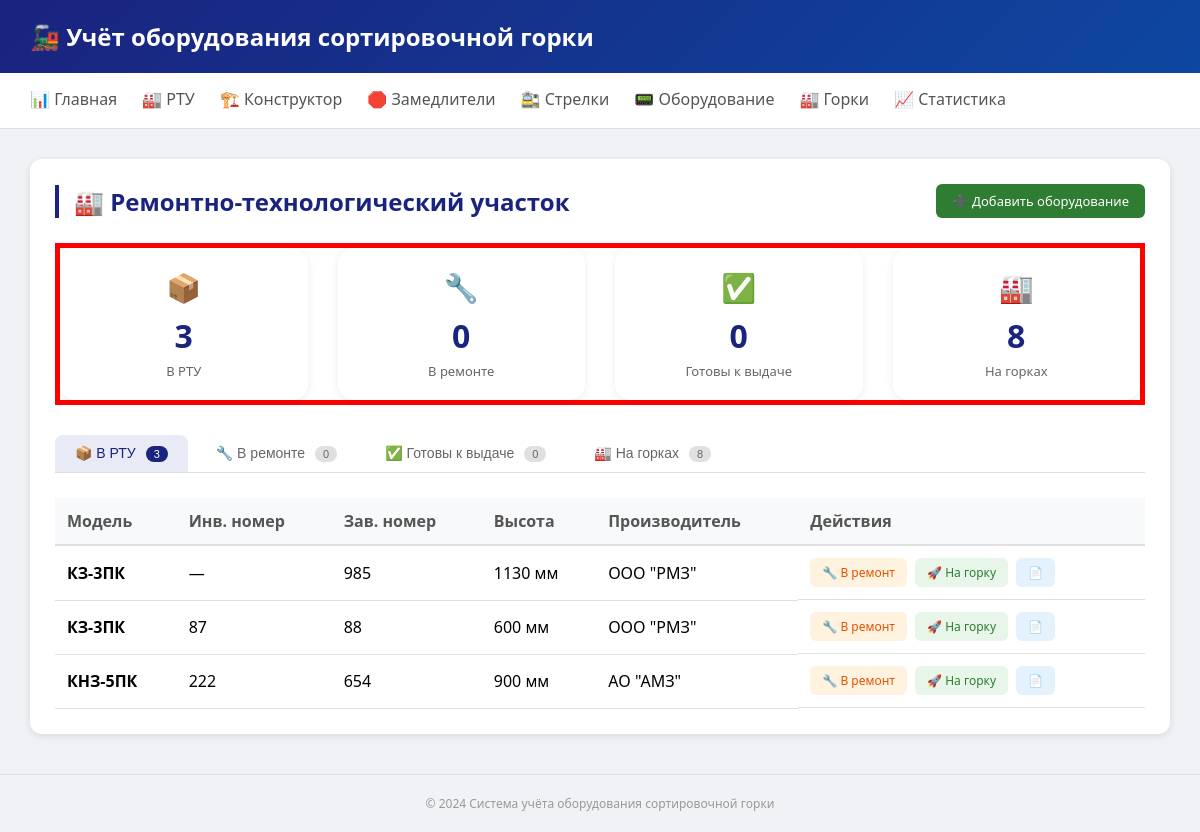
Screenshot of /rtu/ with the database file from the repository.
### tables this page shows
CREATE TABLE devices (
        id INTEGER PRIMARY KEY AUTOINCREMENT,
        equipment_type_id INTEGER NOT NULL,
        park_id INTEGER,
        track_section_id INTEGER,
        brake_position_id INTEGER,
        
        model TEXT,
        inv_number TEXT UNIQUE,
        serial_number TEXT,
        
        location_detail TEXT,
        mount_date DATE,
        
        params TEXT,
        
        manufacture_date DATE,
        install_date DATE,
        last_check_date DATE,
        
        status TEXT DEFAULT 'active',
        notes TEXT, rtu_batch_id INTEGER, manufacturer TEXT, passport_data TEXT, height_mm INTEGER, network_number TEXT, be TEXT DEFAULT "5067", os6_name TEXT, os6_install_year INTEGER, os6_last_repair INTEGER, os6_last_modernization INTEGER,
        
        FOREIGN KEY (equipment_type_id) REFERENCES equipment_types(id),
        FOREIGN KEY (park_id) REFERENCES parks(id),
        FOREIGN KEY (track_section_id) REFERENCES track_sections(id),
        FOREIGN KEY (brake_position_id) REFERENCES brake_positions(id)
    );

### routers/rtu.py (the view)
@router.get("/", response_class=HTMLResponse)
async def rtu_home(request: Request):
    conn = get_db()
    cursor = conn.cursor()
    cursor.execute("""
        SELECT d.*, et.name as type_name, et.icon
        FROM devices d
        JOIN equipment_types et ON d.equipment_type_id = et.id
        WHERE d.status = 'in_rtu'
        AND NOT EXISTS (SELECT 1 FROM repair_orders r WHERE r.device_id = d.id AND r.completed_date IS NULL)
        ORDER BY d.id DESC
    """)
    in_rtu = cursor.fetchall()
    cursor.execute("""
        SELECT d.*, et.name as type_name, et.icon, r.id as repair_id, r.repair_type, r.defects, r.received_date as repair_date
        FROM devices d
        JOIN equipment_types et ON d.equipment_type_id = et.id
        JOIN repair_orders r ON d.id = r.device_id
        WHERE d.status = 'in_repair' AND r.completed_date IS NULL
        ORDER BY r.received_date DESC
    """)
    in_repair = cursor.fetchall()
    cursor.execute("""
        SELECT d.*, et.name as type_name, et.icon, r.completed_date
        FROM devices d
        JOIN equipment_types et ON d.equipment_type_id = et.id
        JOIN repair_orders r ON d.id = r.device_id
        WHERE d.status = 'in_rtu' AND r.completed_date IS NOT NULL
        ORDER BY r.completed_date DESC
    """)
    ready = cursor.fetchall()
    cursor.execute("""
        SELECT d.*, et.name as type_name, et.icon, p.name as park_name,
               rd.tor_position, rd.total_operations
        FROM devices d
        JOIN equipment_types et ON d.equipment_type_id = et.id
        LEFT JOIN parks p ON d.park_id = p.id
        LEFT JOIN retarders rd ON d.id = rd.device_id
        WHERE d.status = 'active'
        ORDER BY d.id DESC
    """)
    active = cursor.fetchall()
    conn.close()
    return templates.TemplateResponse("rtu.html", {
        "request": request,
        "in_rtu": in_rtu,
        "in_repair": in_repair,
        "ready": ready,
        "active": active
    })

### templates/rtu.html (shortened to what this page needs)
{% extends "base.html" %}
{% block content %}
<div class="card">
    <div style="display: flex; justify-content: space-between; align-items: center; margin-bottom: 25px; flex-wrap: wrap; gap: 15px;">
        <h2 style="margin: 0;">🏭 Ремонтно-технологический участок</h2>
        <a href="/rtu/device/add" class="btn btn-primary" style="background: #2e7d32;">➕ Добавить оборудование</a>
    </div>
    <div class="rtu-stats">
        <div class="stat-card">
            <div class="icon">📦</div>
            <div class="number">{{ in_rtu|length }}</div>
            <div class="label">В РТУ</div>
        </div>
        <div class="stat-card">
            <div class="icon">🔧</div>
            <div class="number">{{ in_repair|length }}</div>
            <div class="label">В ремонте</div>
        </div>
        <div class="stat-card">
            <div class="icon">✅</div>
            <div class="number">{{ ready|length }}</div>
            <div class="label">Готовы к выдаче</div>
        </div>
        <div class="stat-card">
            <div class="icon">🏭</div>
            <div class="number">{{ active|length }}</div>
            <div class="label">На горках</div>
        </div>
    </div>
    <div class="rtu-tabs">
        <button class="rtu-tab active" data-tab="in_rtu">📦 В РТУ <span class="count">{{ in_rtu|length }}</span></button>
        <button class="rtu-tab" data-tab="in_repair">🔧 В ремонте <span class="count">{{ in_repair|length }}</span></button>
        <button class="rtu-tab" data-tab="ready">✅ Готовы к выдаче <span class="count">{{ ready|length }}</span></button>
        <button class="rtu-tab" data-tab="active">🏭 На горках <span class="count">{{ active|length }}</span></button>
    </div>
    <div id="tab-in_rtu" class="tab-content">
        {% if in_rtu %}
        <table class="devices-table">
            <thead>
                <tr><th>Модель</th><th>Инв. номер</th><th>Зав. номер</th><th>Высота</th><th>Производитель</th><th>Действия</th></tr>
            </thead>
            <tbody>
                {% for d in in_rtu %}
                <tr>
                    <td><strong>{{ d.model or '—' }}</strong></td>
                    <td>{{ d.inv_number or '—' }}</td>
                    <td>{{ d.serial_number or '—' }}</td>
                    <td>{% if d.height_mm %}{{ d.height_mm }} мм{% else %}—{% endif %}</td>
                    <td>{{ d.manufacturer or '—' }}</td>
                    <td class="action-buttons">
                        <a href="/rtu/device/{{ d.id }}/repair" class="btn-icon btn-repair">🔧 В ремонт</a>
                        <a href="/rtu/device/{{ d.id }}/install" class="btn-icon btn-install">🚀 На горку</a>
                        <a href="/devices/{{ d.id }}" class="btn-icon btn-view">📄</a>
                    </td>
                </tr>
                {% endfor %}
            </tbody>
        </table>
        {% else %}
        <div class="empty-state">📭 Нет оборудования в РТУ</div>
        {% endif %}
    </div>
</div>
{% endblock %}

### templates/base.html (style rules this page uses)
* { margin: 0; padding: 0; box-sizing: border-box; }
body { font-family: 'Segoe UI', Tahoma, Geneva, Verdana, sans-serif; background: #f0f2f5; }
.card { background: white; border-radius: 12px; box-shadow: 0 2px 8px rgba(0,0,0,0.1); padding: 25px; margin-bottom: 25px; }
.card h2 { color: #1a237e; margin-bottom: 20px; border-left: 4px solid #1a237e; padding-left: 15px; }
.btn { display: inline-block; padding: 8px 16px; border-radius: 6px; text-decoration: none; font-size: 13px; font-weight: 500; }
.btn-primary { background: #1a237e; color: white; }
.stat-card { background: linear-gradient(135deg, #1a237e, #283593); color: white; padding: 20px; border-radius: 12px; text-align: center; }

### templates/rtu.html (style rules this page uses)
.rtu-stats { display: grid; grid-template-columns: repeat(4, 1fr); gap: 30px; margin-bottom: 30px; border: 5px solid red !important; }
.stat-card { background: white; border-radius: 16px; padding: 20px; text-align: center; box-shadow: 0 2px 8px rgba(0,0,0,0.08); transition: all 0.2s; }
.stat-card .icon { font-size: 28px; margin-bottom: 8px; }
.stat-card .number { font-size: 32px; font-weight: 700; color: #1a237e; }
.stat-card .label { color: #666; font-size: 13px; margin-top: 5px; }
.rtu-tabs { display: flex; gap: 8px; margin-bottom: 25px; border-bottom: 1px solid #e0e0e0; padding-bottom: 0; }
.rtu-tab { padding: 10px 20px; background: none; border: none; cursor: pointer; font-size: 14px; font-weight: 500; color: #666; transition: all 0.2s; border-radius: 8px 8px 0 0; }
.rtu-tab.active { color: #1a237e; background: #e8eaf6; }
.rtu-tab .count { display: inline-block; background: #e0e0e0; padding: 2px 8px; border-radius: 20px; font-size: 11px; margin-left: 6px; font-weight: normal; }
.rtu-tab.active .count { background: #1a237e; color: white; }
.devices-table { width: 100%; border-collapse: collapse; }
.devices-table th { text-align: left; padding: 12px; background: #f8f9fa; font-weight: 600; color: #555; border-bottom: 2px solid #e0e0e0; }
.devices-table td { padding: 12px; border-bottom: 1px solid #e0e0e0; vertical-align: middle; }
.action-buttons { display: flex; gap: 8px; flex-wrap: wrap; }
.btn-icon { padding: 6px 12px; font-size: 12px; border-radius: 6px; text-decoration: none; transition: all 0.2s; display: inline-flex; align-items: center; gap: 4px; border: none; cursor: pointer; }
.btn-repair { background: #fff3e0; color: #e65100; }
.btn-install { background: #e8f5e9; color: #2e7d32; }
.btn-view { background: #e3f2fd; color: #1565c0; }

### rows the page displays
devices: model "КЗ-3ПК", inv_number "—", serial_number "985", height_mm "1130", manufacturer "ООО \"РМЗ\""
devices: model "КЗ-3ПК", inv_number "87", serial_number "88", height_mm "600", manufacturer "ООО \"РМЗ\""
devices: model "КНЗ-5ПК", inv_number "222", serial_number "654", height_mm "900", manufacturer "АО \"АМЗ\""

### other values shown
{{ in_rtu|length }} "3"
{{ in_repair|length }} "0"
{{ ready|length }} "0"
{{ active|length }} "8"
